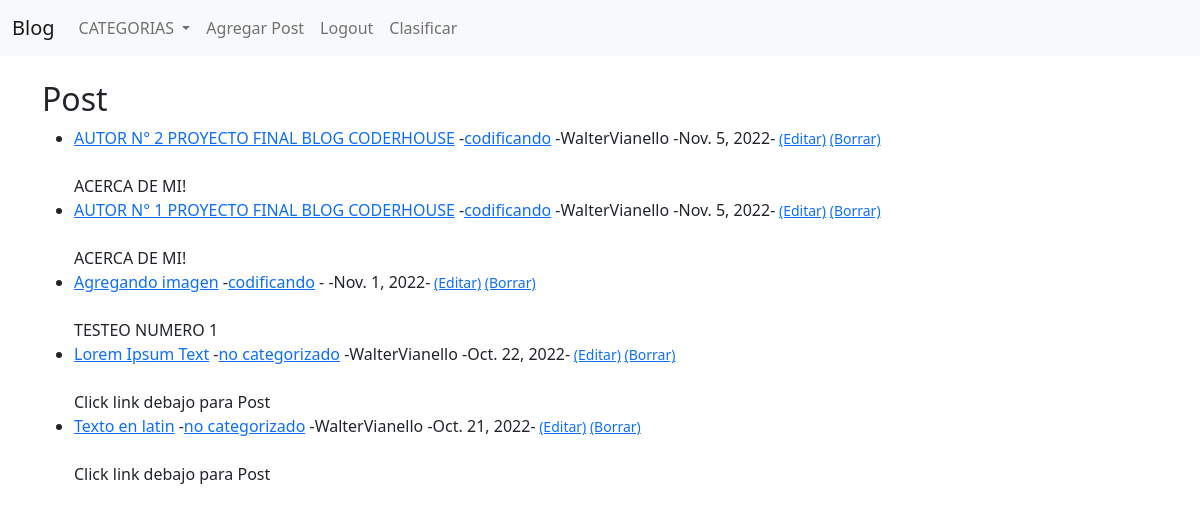
The app's page / (signed in) with its own data.
### theblog/models.py (models this page shows, shortened)
class Post(models.Model):
    title=models.CharField(max_length=255)
    header_image=models.ImageField(null=True,blank=True, upload_to="images/")
    title_tag=models.CharField(max_length=255)
    author=models.ForeignKey(User,on_delete=models.CASCADE)
    body=RichTextField(blank=True, null=True)
    post_date=models.DateField(auto_now_add=True)
    category=models.CharField(max_length=255, default="No categorizado")
    snippet=models.CharField(max_length=255)
    likes=models.ManyToManyField(User, related_name="blog_posts")

### theblog/views.py (the view)
# urls.py: path("",HomeView.as_view(),name="home"),
class HomeView(ListView):
    model=Post
    template_name="home.html"
    ordering=["-post_date"]
    ordering=["-id"]
    def get_context_data(self,*args,**kwargs):
        cat_menu=Category.objects.all()
        context=super(HomeView,self).get_context_data(*args,**kwargs)
        context["cat_menu"]=cat_menu
        return context

### theblog/models.py (called while the page is built)
    def __str__(self):
        return self.name

### theblog/templates/home.html
{%extends "base.html"%}
{%block content%}
<h2>Post</h2>
<ul>
{%for post in object_list%}
    <li><a href={%url "article_detail" post.pk%}>{{post.title}}</a>
        -<a href={%url "category" post.category|slugify%}>{{post.category}}</a>
        -{{post.author.first_name}}{{post.author.last_name}}
        -{{post.post_date}}-<small>
        {%if user.is_authenticated%}
            <a href={%url "update_post" post.pk%}>(Editar)</a>
            <a href={%url "delete_post" post.pk%}>(Borrar)</a></br>
        {%endif%}
        </small><br/>
        {{ post.snippet }}</li>
{%endfor%}
</ul>
{% endblock %}

### records on screen
Post: title "AUTOR N° 2 PROYECTO FINAL BLOG CODERHOUSE", category "codificando", author.first_name "Walter", author.last_name "Vianello", post_date "Nov. 5, 2022", snippet "ACERCA DE MI!"
Post: title "AUTOR N° 1 PROYECTO FINAL BLOG CODERHOUSE", category "codificando", author.first_name "Walter", author.last_name "Vianello", post_date "Nov. 5, 2022", snippet "ACERCA DE MI!"
Post: title "Agregando imagen", category "codificando", post_date "Nov. 1, 2022", snippet "TESTEO NUMERO 1"
Post: title "Lorem Ipsum Text", category "no categorizado", author.first_name "Walter", author.last_name "Vianello", post_date "Oct. 22, 2022", snippet "Click link debajo para Post"
Post: title "Texto en latin", category "no categorizado", author.first_name "Walter", author.last_name "Vianello", post_date "Oct. 21, 2022", snippet "Click link debajo para Post"
